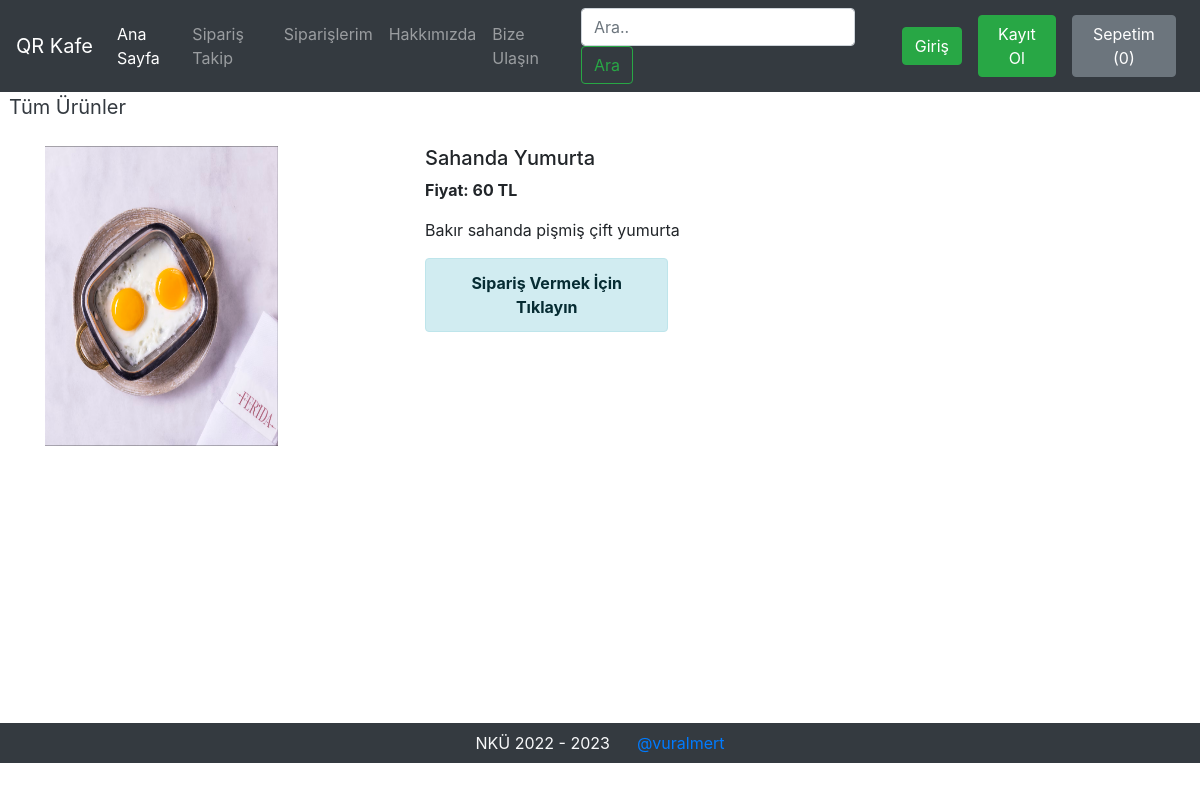
Page /productView/7 on the committed database.
### pages/models.py (models this page shows, shortened)
class Product(models.Model):
    product_id = models.AutoField
    product_name = models.CharField(max_length=50)
    category = models.CharField(max_length=50, default="")
    price = models.IntegerField(default=0)
    desc = models.CharField(max_length=200)
    pub_date = models.DateField()
    image = models.ImageField(upload_to="shop/images", default="")

### pages/views.py (the view)
# urls.py: path('productView/<int:myid>', ProductView, name="Product"),
def ProductView(request, myid):
    product = Product.objects.filter(id=myid)
    return render(request, 'prodView.html', {'product': product[0]})

### templates/prodView.html (shortened to what this page needs)
{% extends 'basic.html' %}
{% block body %}
<div>&nbsp;
    <a href="/home" class="active text-dark"  style="font-size:20px;">
      <span>Tüm Ürünler</span>
    </a>
</div>
<div class="container my-4" id="cont">
    <div class="row">
    <div class="col-md-4">
        <img src="/media/{{product.image}}" width="233px" height="300px">
    </div>
    <div class="col-md-8">
        <h5>{{product.product_name}}</h5>
        <p><b>Fiyat: {{product.price}} TL </b></p>
        <p>{{product.desc}}</p>
        <div class='alert alert-info col-md-4 col-md-offset-4'>
            <center><a href='/search/?search={{product.product_name}}' class='alert-link'>Sipariş Vermek İçin Tıklayın</a></center>
        </div>
    </div>
    </div>
</div>
{% endblock %}

### rows in the picture
Product: image (picture), product_name "Sahanda Yumurta", price "60", desc "Bakır sahanda pişmiş çift yumurta"
